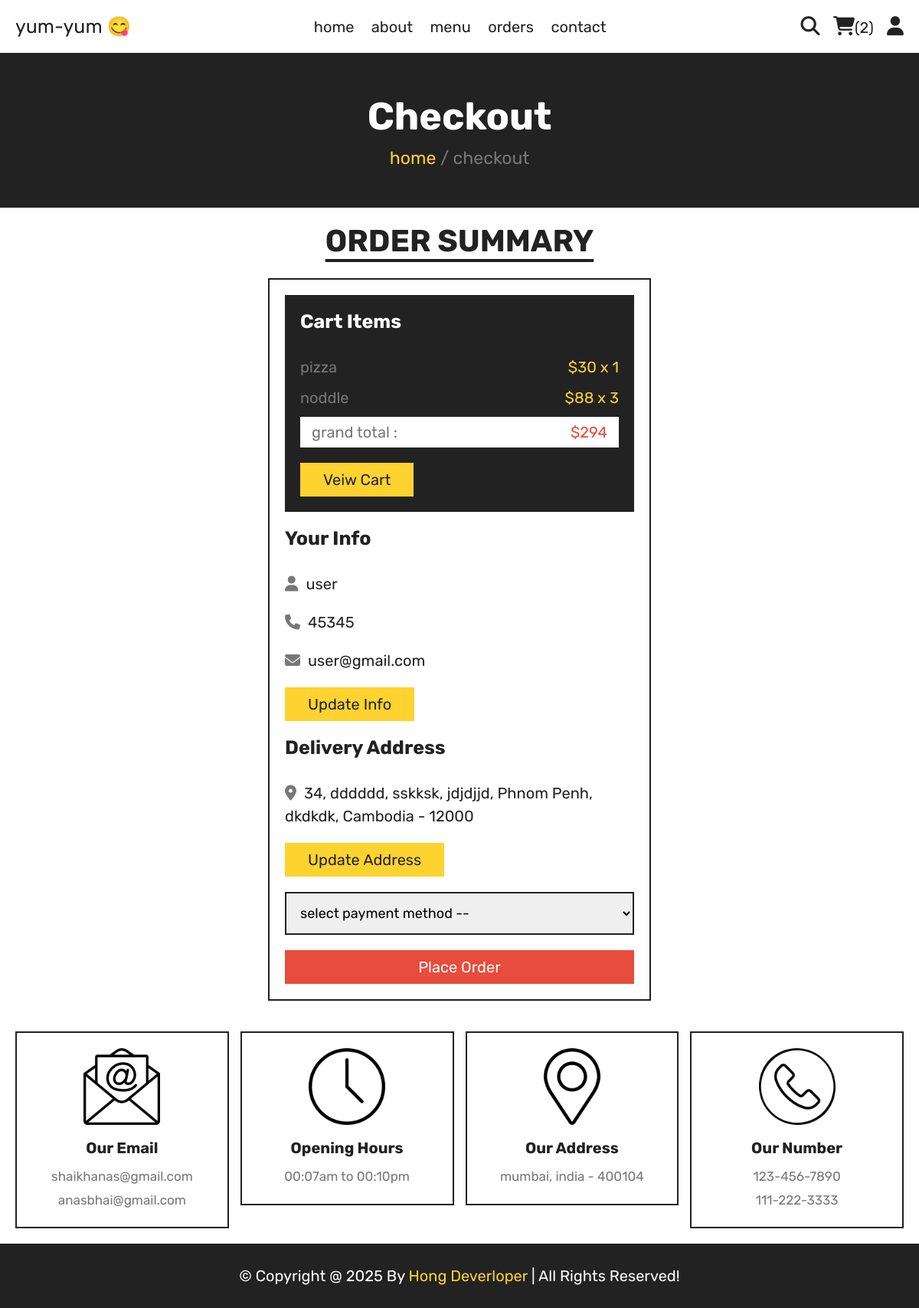
The page /checkout.php (signed in) on the database its author committed.
### tables this page shows
CREATE TABLE `cart` (
  `id` int(100) NOT NULL,
  `user_id` int(100) NOT NULL,
  `pid` int(100) NOT NULL,
  `name` varchar(100) NOT NULL,
  `price` int(10) NOT NULL,
  `quantity` int(10) NOT NULL,
  `image` varchar(100) NOT NULL
);

CREATE TABLE `users` (
  `id` int(100) NOT NULL,
  `name` varchar(20) NOT NULL,
  `email` varchar(50) NOT NULL,
  `number` varchar(10) NOT NULL,
  `password` varchar(50) NOT NULL,
  `address` varchar(500) NOT NULL
);

### checkout.php (the view, shortened to what this page needs)
<?php
include 'components/connect.php';
if(isset($_SESSION['user_id'])){
   $user_id = $_SESSION['user_id'];
}else{
   $user_id = '';
   header('location:home.php');
};
?>
<!DOCTYPE html>
<html lang="en">
<head>
   <link rel="stylesheet" href="https://cdnjs.cloudflare.com/ajax/libs/font-awesome/6.1.1/css/all.min.css">
   <link rel="stylesheet" href="css/style.css">
</head>
<body>
<?php include 'components/user_header.php'; ?>
<div class="heading">
   <h3>checkout</h3>
   <p><a href="home.php">home</a> <span> / checkout</span></p>
</div>
<section class="checkout">
   <h1 class="title">order summary</h1>
<form action="" method="post">
   <div class="cart-items">
      <h3>cart items</h3>
      <?php
         $grand_total = 0;
         $select_cart = $conn->prepare("SELECT * FROM `cart` WHERE user_id = ?");
         $select_cart->execute([$user_id]);
         if($select_cart->rowCount() > 0){
            while($fetch_cart = $select_cart->fetch(PDO::FETCH_ASSOC)){
               $grand_total += ($fetch_cart['price'] * $fetch_cart['quantity']);
      ?>
      <p><span class="name"><?= $fetch_cart['name']; ?></span><span class="price">$<?= $fetch_cart['price']; ?> x <?= $fetch_cart['quantity']; ?></span></p>
      <?php
            }
         }else{
            echo '<p class="empty">your cart is empty!</p>';
         }
      ?>
      <p class="grand-total"><span class="name">grand total :</span><span class="price">$<?= $grand_total; ?></span></p>
      <a href="cart.php" class="btn">veiw cart</a>
   </div>
   <div class="user-info">
      <h3>your info</h3>
      <p><i class="fas fa-user"></i><span><?= $fetch_profile['name'] ?></span></p>
      <p><i class="fas fa-phone"></i><span><?= $fetch_profile['number'] ?></span></p>
      <p><i class="fas fa-envelope"></i><span><?= $fetch_profile['email'] ?></span></p>
      <a href="update_profile.php" class="btn">update info</a>
      <h3>delivery address</h3>
      <p><i class="fas fa-map-marker-alt"></i><span><?php if($fetch_profile['address'] == ''){echo 'please enter your address';}else{echo $fetch_profile['address'];} ?></span></p>
      <a href="update_address.php" class="btn">update address</a>
      <select name="method" class="box" required>
         <option value="" disabled selected>select payment method --</option>
      </select>
      <input type="submit" value="place order" class="btn <?php if($fetch_profile['address'] == ''){echo 'disabled';} ?>" style="width:100%; background:var(--red); color:var(--white);" name="submit">
   </div>
</form>
</section>
<?php include 'components/footer.php'; ?>
</body>
</html>

### css/style.css (style rules this page uses)
:root { --yellow: #fed330; --red: #e74c3c; --white: #fff; --black: #222; --light-color: #777; --border: 0.2rem solid var(--black); }
* { font-family: "Rubik", sans-serif; margin: 0; padding: 0; box-sizing: border-box; outline: none; border: none; text-decoration: none; }
html { font-size: 62.5%; overflow-x: hidden; scroll-behavior: smooth; stop-opacity: 7rem; }
section { margin: 0 auto; max-width: 1200px; padding: 2rem; }
.title { text-align: center; margin-bottom: 2.5rem; font-size: 4rem; color: var(--black); text-transform: uppercase; text-decoration: underline; text-underline-offset: 1rem; }
.heading { display: flex; align-items: center; justify-content: center; gap: 1rem; flex-flow: column; background-color: var(--black); min-height: 20rem; }
.heading h3 { font-size: 5rem; color: var(--white); text-transform: capitalize; }
.heading p { font-size: 2.3rem; color: var(--light-color); }
.heading p a { color: var(--yellow); }
.btn, .delete-btn { margin-top: 1rem; display: inline-block; font-size: 2rem; padding: 1rem 3rem; cursor: pointer; text-transform: capitalize; transition: 0.2s linear; }
.btn { background-color: var(--yellow); color: var(--black); }
.checkout form { max-width: 50rem; margin: 0 auto; border: var(--border); padding: 2rem; }
.checkout form h3 { font-size: 2.5rem; text-transform: capitalize; padding: 2rem 0; color: var(--black); }
.checkout form .cart-items { background-color: var(--black); padding: 2rem; padding-top: 0; }
.checkout form .cart-items h3 { color: var(--white); }
.checkout form .cart-items p { display: flex; align-items: center; gap: 1.5rem; justify-content: space-between; margin: 1rem 0; line-height: 1.5; font-size: 2rem; }
.checkout form .cart-items p .name { color: var(--light-color); }
.checkout form .cart-items p .price { color: var(--yellow); }
.checkout form .cart-items .grand-total { background-color: var(--white); padding: 0.5rem 1.5rem; }
.checkout form .cart-items .grand-total .price { color: var(--red); }
.checkout form .user-info p { font-size: 2rem; line-height: 1.5; padding: 1rem 0; }
.checkout form .user-info p i { color: var(--light-color); margin-right: 1rem; }
.checkout form .user-info p span { color: var(--black); }
.checkout form .user-info .box { width: 100%; border: var(--border); padding: 1.4rem; margin-top: 2rem; margin-bottom: 1rem; font-size: 1.8rem; }

### rows shown on the page
cart: name "pizza", price "30", quantity "1"
cart: name "noddle", price "88", quantity "3"
users: name "user", number "45345", email "user@gmail.com", address "34, dddddd, sskksk, jdjdjjd, Phnom Penh, dkdkdk, Cambodia - 12000", submit "place order"

### other values the page prints
$total_cart_items "2"
$grand_total "294"
